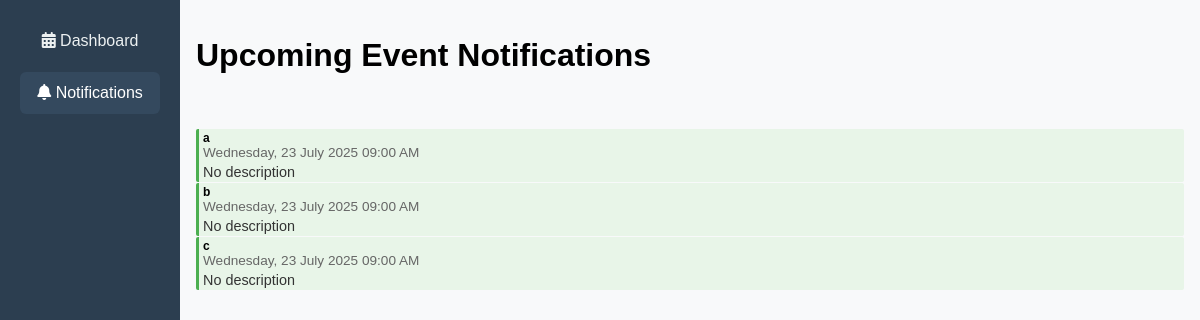
Page /notifications (signed in) on the committed database.
### models/event.py (models this page shows)
class Event(db.Model):
    __tablename__ = 'events'
    id = db.Column(db.Integer, primary_key=True)
    title = db.Column(db.String(150), nullable=False)
    description = db.Column(db.String(300))
    priority = db.Column(db.Integer, default=0)
    tags = db.Column(db.String(100))
    start_time = db.Column(db.DateTime)
    end_time = db.Column(db.DateTime)
    is_recurring = db.Column(db.Boolean, default=False, nullable=False)
    recurrence_group_id = db.Column(db.String(36), nullable=True, index=True)
    notifications_silenced = db.Column(db.Boolean, default=False, nullable=False)
    creator_id = db.Column(db.Integer, db.ForeignKey('users.id'))

### app.py (the view, shortened to what this page needs)
    @app.route('/notifications', methods=['GET'])
    def notifications():
        if 'user_id' not in session:
            return redirect(url_for('unauthorized'))
        from models.user import User
        from models.event import Event
        from models.notifications import Notification
        from datetime import datetime, timedelta
        user = db.session.get(User, session['user_id'])
        if not user:
            return redirect(url_for('unauthorized'))
        now = datetime.utcnow()
        week_from_now = now + timedelta(days=7)
        upcoming_events = Event.query.filter(
            Event.start_time >= now,
            Event.start_time <= week_from_now,
            Event.notifications_silenced == False
        ).order_by(Event.start_time).all()
        user_events = []
        for event in upcoming_events:
            if (event.creator_id == user.id or
                (hasattr(user, 'tags') and user.tags and
                 any(tag in (event.tags or '') for tag in user.tags.split(',')))):
                user_events.append(event)
        return render_template("notifications.html", events=user_events)

### templates/notifications.html (shortened to what this page needs)
<!DOCTYPE html>
<html lang="en">
<head>
  <link rel="stylesheet" href="/static/css/dashboard.css" />
</head>
<body>
  <div class="sidebar">
    <a class="tab" href="/dashboard"><i class="fas fa-calendar-alt"></i> Dashboard</a>
    <a class="tab active" href="/notifications"><i class="fas fa-bell"></i> Notifications</a>
  </div>
  <div class="main-content">
    <h1 style="padding: 1rem;">Upcoming Event Notifications</h1>
    {% if events %}
      <ul style="list-style: none; padding: 0 1rem;">
        {% for event in events %}
          <li class="event-item priority-{{ event.priority }}">
            <div class="event-title">{{ event.title }}</div>
            <div class="event-time" style="font-size: 0.85rem; color: #666;">
              {{ event.start_time.strftime('%A, %d %B %Y %I:%M %p') }}
            </div>
            <div style="margin-top: 4px; font-size: 0.9rem; color: #333;">
              {{ event.description or "No description" }}
            </div>
          </li>
        {% endfor %}
      </ul>
    {% else %}
      <p style="padding: 1rem; color: #666;">No upcoming events in the next few days.</p>
    {% endif %}
  </div>
</body>
</html>

### static/css/dashboard.css (style rules this page uses)
html, body { margin: 0; padding: 0; height: 100%; font-family: Arial, sans-serif; background-color: #f8f9fa; overflow: hidden; }
.sidebar { width: 220px; background-color: #2c3e50; padding: 20px; box-sizing: border-box; color: white; position: fixed; top: 0; left: 0; height: 100vh; display: flex; flex-direction: column; z-index: 100; }
.sidebar .tab { display: block; color: #ecf0f1; padding: 12px 15px; margin-bottom: 10px; text-decoration: none; border-radius: 6px; transition: background-color 0.3s ease; cursor: pointer; text-align: center; }
.sidebar .tab:hover, .sidebar .tab.active { background-color: #34495e; color: #fff; }
.main-content { margin-left: 220px; height: 100vh; display: flex; flex-direction: column; overflow: hidden; }
.event-item { background-color: #e3f2fd; border-left: 3px solid #2196f3; padding: 2px 4px; margin: 1px 0; font-size: 0.75rem; border-radius: 2px; cursor: pointer; }
.event-title { font-weight: bold; white-space: nowrap; overflow: hidden; text-overflow: ellipsis; }
.event-time { color: #666; font-size: 0.7rem; }
.priority-0 { border-left-color: #4caf50; background-color: #e8f5e8; }
@media (max-width: 1200px) { .sidebar { width: 180px; } }
@media (max-width: 1200px) { .main-content { margin-left: 180px; } }

### rows in the picture
Event: title "a", start_time "Wednesday, 23 July 2025 09:00 AM", description "No description"
Event: title "b", start_time "Wednesday, 23 July 2025 09:00 AM", description "No description"
Event: title "c", start_time "Wednesday, 23 July 2025 09:00 AM", description "No description"
